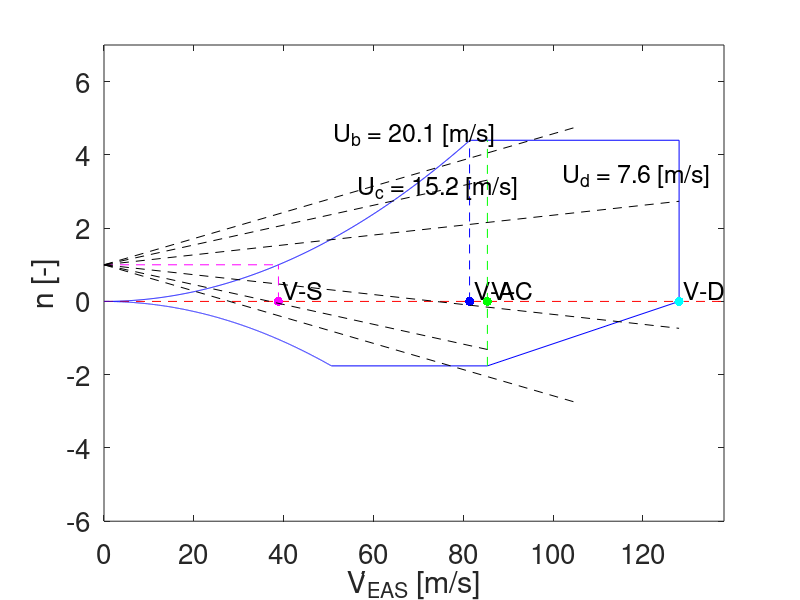

Write the MATLAB code that produced this figure.
clc; clear all; close all

%Maneuver and Gust Diagrams 


%% Initial inputs
g = 9.81; %gravitational acceleration [m/s^2]
m = 1435.0; %total mass of aircraft [kg]
MTOW = m*g; %maximum take-off weight [N]
H = 2400.; %cruise altitude [m]
R = 287.; %Gas constant for air [m2/s2/K]
rho = 0.9664; %air density at sea level[kg/m^3]
L = -0.0065; %temperature lapse rate at troposphere [deg/m]
T = 288.15; %sea level temperature [K]
T_alt = T+L*H; %temperatute at chosen altitude [K]
rho_alt = rho*(T_alt/T)^(-(g/(L*R)+1)); %density at chosen altitude [kg/m^3]
Cl_max = 2.1; %max lift coefficient of aircraft [-]
Cl = 0.355; %lift coefficient at cruise [-], 0 deg angle of attack, -2 deg incidence
S = 9.52; %wing surface area [m^2]
n_max = 4.4; %maximum loading factor (CS23.333)
n_min = -0.4*n_max; % minimum loading factor (CS23.333)

%% V-n Diagram - axis and square curve

 V_S = sqrt((2*MTOW)/(1.60*1.225*S)); % stall speed (EAS) [m/s] 1.5 was Cl_max
% V_S = 33.0;
% V_A = sqrt((n_max*2*MTOW)./(rho*Cl_max*S));  %design maneuver speed at max loading factor (EAS) [m/s] 
V_A = V_S*sqrt(n_max);
V_A = 0:0.1:V_A; % vector for the first curve up until V_A
n = (V_A.^(2)*((1.225+0.06*0)*1)*1.60*S)./(2*MTOW);   % vector for load factors corresponging to V_A_eas it was 0.9664


plot(V_A,n,'Color','blue')
hold on
line([0,270],[0,0],'LineStyle','--','Color','r') 

%% V-n Diagram - Horizontal upper part

%V_C = sqrt((2*MTOW)/(1.225*S*Cl)); %cruise speed at max loading factor (EAS)[m/s]
V_C = 85.37;

V_D = V_C*1.5; %design dive speed (CS23.333), (EAS) [m/s]

line([V_A(end), V_D],[n_max,n_max],'Color','blue') %horizontal max laod
line([V_D,V_D],[0,n_max],'Color','blue')


%% V-n Diagram - NEGATIVE PART

V_S_neg = sqrt((2*abs(n_min)*MTOW)./(rho*Cl_max*S)); %negative stall speed (TAS) [m/s]

line([V_D,V_C],[0,n_min],'Color','blue'); %negative slope line for negative load
line([V_C,V_S_neg],[n_min,n_min],'Color','blue'); %negative horizontal line for constant minimum load factor

V_S_neg = V_S_neg:-0.01:0;
n_neg = -(V_S_neg.^(2)*rho*Cl_max*S)./(2*MTOW);
plot(V_S_neg,n_neg,'Color','blue'); hold on

xlim([0,V_D+10])              
ylim([-6,7.0])            
ylabel('n [-]','fontsize',14)
xlabel('V_{EAS} [m/s]','fontsize',14)
% title('V-n Maneuver and Gust Diagram','fontweight','bold','fontsize',14)

%% Plot speeds and lines

line([V_S,V_S],[0,1],'LineStyle','--','Color','Magenta') %line for stall speed
line([0,V_S],[1,1],'LineStyle','--','Color','Magenta') %line for stall speed
plot(V_S,0,'.','MarkerSize',20,'Color','Magenta'); %dot for stall speed
x1 = V_S+1; %x location of text for stall speed
y1 = 0.3; %y location of text for stall speed
txt1 ='V-S'; %for stall speed
text(x1,y1,txt1,'FontSize',18) %for stall speed

line([V_A(end),V_A(end)],[0,n_max],'LineStyle','--','Color','blue') %line for maneuver speed
plot(V_A(end),0,'Marker','.','MarkerSize',20,'Color','blue');  %dot for maneuver speed
x1 = V_A(end)+1; %x location of text for maneuver speed
y1 = 0.3; %y location of text for maneuver speed
txt1 = 'V-A'; %for maneuver speed
text(x1,y1,txt1,'FontSize',18) %for maneuver speed

line([V_C,V_C],[n_min,n_max],'LineStyle','--','Color','green') %line for cruise speed
plot(V_C,0,'Marker','.','MarkerSize',20,'Color','green'); %dot for cruise speed
x1 = V_C+1; %x location of text for cruise speed
y1 = 0.3; %y location of text for cruise speed
txt1 = 'V-C'; %for cruise speed
text(x1,y1,txt1,'FontSize',18) %for cruise speed

plot(V_D,0,'Marker','.','MarkerSize',20,'Color','cyan'); %dot for dive speed
x1 = V_D+1; %x location of text for dive speed
y1 = 0.3; %y location of text for dive speed
txt1 = 'V-D'; %for dive speed
text(x1,y1,txt1,'FontSize',18) %for dive speed

%% Addition for Gust

WS = MTOW/S; %wing loading [N/m^2]
Cla = 6.76; %lift curve slope [1/rad] 4.76
mac = 1.036; %mean aerodynamic chord [m]
miu = (2*WS)/(rho_alt*mac*Cla*g); %aircraft mass ratio [-]
Kg = (0.88*miu)/(5.3+miu); %gust alleviation factor [-]
Ub = 20.12; %gust velocity for V_B from CS23.333 [m/s]
Uc = 15.24; %gust velocity for V_C from CS23.333 [m/s]
Ud = 7.62; %gust velocity for V_D from CS23.333 [m/s]
V_B = V_S*sqrt(1+((Kg*Ub*V_C*Cla)/(WS))); %bad weather velocity [m/s]

ng_b = 1+(Kg*rho*Ub*V_B*Cla)/(2*WS); %positive change in load factor due to gust in V_B
ng_b_neg = 1-(Kg*rho*Ub*V_B*Cla)/(2*WS); %negative change in load factor due to gust in V_B
ng_c = 1+(Kg*rho*Uc*V_C*Cla)/(2*WS); %positive change in load factor due to gust in V_C
ng_c_neg = 1-(Kg*rho*Uc*V_C*Cla)/(2*WS); %negative change in load factor due to gust in V_C
ng_d = 1+(Kg*rho*Ud*V_D*Cla)/(2*WS); %positive change in load factor due to gust in V_D
ng_d_neg = 1-(Kg*rho*Ud*V_D*Cla)/(2*WS); %negative change in load factor due to gust in V_D

line([0,V_B],[1,ng_b],'LineStyle','--','Color','black') % positive gust line for dive speed at Ub = 20.12 and V_B=74.32
line([0,V_B],[1,ng_b_neg],'LineStyle','--','Color','black') % negative gust line for dive speed at Ub = 20.12 and V_B=104.0585
x1 = V_B+1-10*5.5; %x location of text for dive speed
y1 = ng_b-0.2; %y location of text for dive speed
txt1 = 'U_{b} = 20.1 [m/s]'; %for dive speed
text(x1,y1,txt1,'FontSize',18) %for dive speed
line([0,V_C],[1,ng_c],'LineStyle','--','Color','black') % positive gust line for cruise speed at Uc = 15.24 and V_C=74.32
line([0,V_C],[1,ng_c_neg],'LineStyle','--','Color','black') % negative gust line for cruise speed at Uc = 15.24 and V_C=74.32
x1 = V_C+1 - 10*3; %x location of text for dive speed
y1 = ng_c-0.2; %y location of text for dive speed
txt1 = 'U_{c} = 15.2 [m/s]'; %for dive speed
text(x1,y1,txt1,'FontSize',18) %for dive speed
line([0,V_D],[1,ng_d],'LineStyle','--','Color','black') % positive gust line for dive speed at Ud = 7.62 and V_D=74.32
line([0,V_D],[1,ng_d_neg],'LineStyle','--','Color','black') % negative gust line for dive speed at Ud = 7.62 and V_D=104.0585
x1 = V_D-1-25; %x location of text for dive speed
y1 = ng_d+0.5+0.2; %y location of text for dive speed
txt1 = 'U_{d} = 7.6 [m/s]'; % for dive speed
text(x1,y1,txt1,'FontSize',18) % for dive speed

set(gca, "FontSize", 20)
